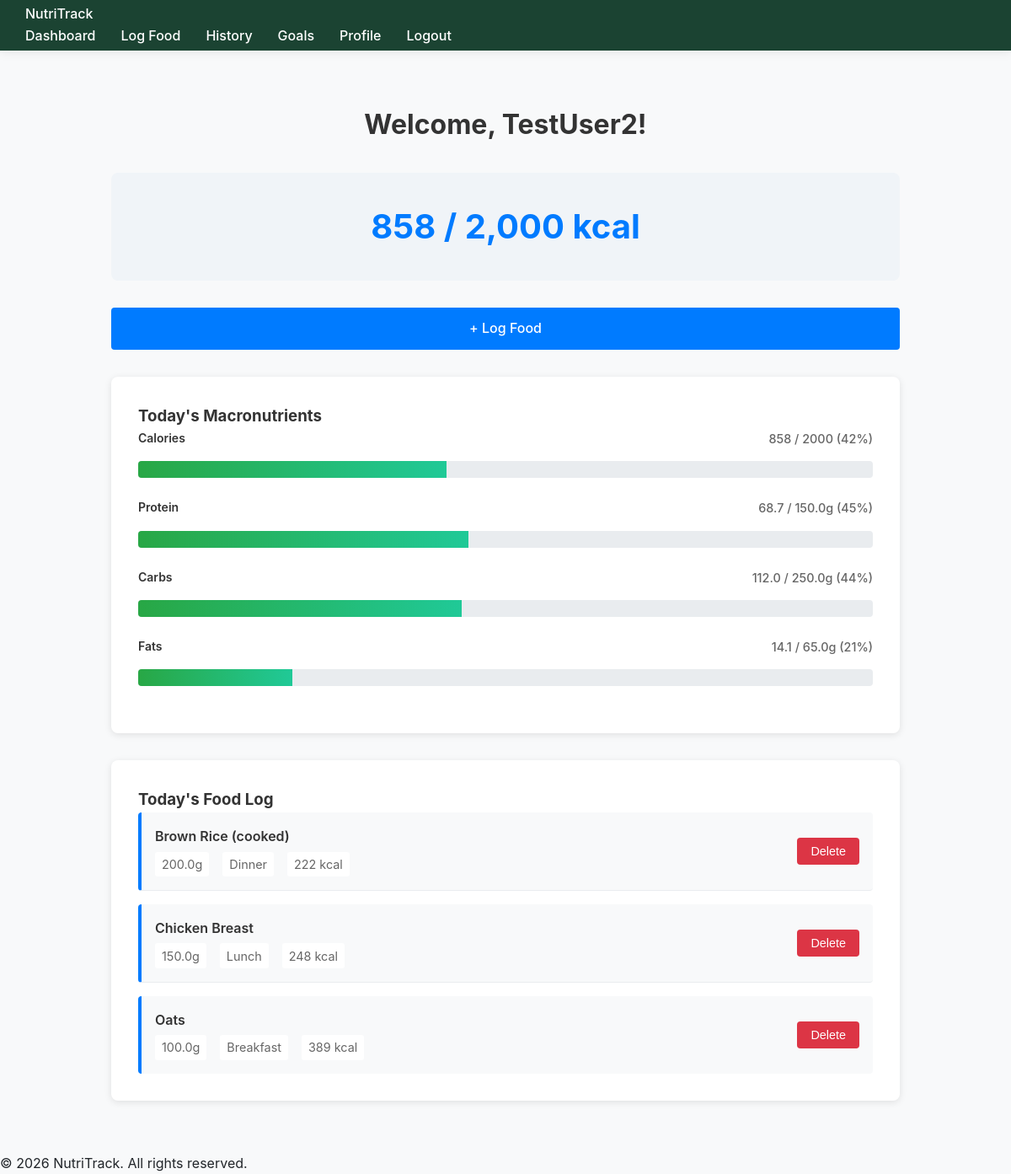
/dashboard (signed in), run on the app's committed database.
### tables this page shows
CREATE TABLE users (
            id INTEGER PRIMARY KEY AUTOINCREMENT,
            username TEXT UNIQUE NOT NULL,
            password_hash TEXT NOT NULL,
            email TEXT UNIQUE NOT NULL,
            created_at TIMESTAMP DEFAULT CURRENT_TIMESTAMP
        );

CREATE TABLE food_log (
            id INTEGER PRIMARY KEY AUTOINCREMENT,
            user_id INTEGER NOT NULL,
            food_id INTEGER NOT NULL,
            quantity_grams REAL NOT NULL,
            meal_type TEXT NOT NULL,
            logged_date DATE NOT NULL DEFAULT CURRENT_DATE,
            FOREIGN KEY (user_id) REFERENCES users(id),
            FOREIGN KEY (food_id) REFERENCES foods(id)
        );

CREATE TABLE foods (
            id INTEGER PRIMARY KEY AUTOINCREMENT,
            name TEXT NOT NULL,
            calories_per_100g REAL NOT NULL,
            protein REAL NOT NULL,
            carbs REAL NOT NULL,
            fats REAL NOT NULL,
            fibre REAL NOT NULL
        );

### app.py (the view)
@app.route('/dashboard')
@login_required
def dashboard():
    connection = get_db_connection()
    cursor = connection.cursor()
    today = date.today()
    cursor.execute('''
        SELECT fl.id, f.name, fl.quantity_grams, fl.meal_type, f.calories_per_100g, f.protein, f.carbs, f.fats
        FROM food_log fl
        JOIN foods f ON fl.food_id = f.id
        WHERE fl.user_id = ? AND fl.logged_date = ?
        ORDER BY fl.id DESC
    ''', (current_user.id, today))
    today_foods = cursor.fetchall()
    total_calories = 0
    total_protein = 0
    total_carbs = 0
    total_fats = 0
    today_food_list = []
    for food in today_foods:
        multiplier = food['quantity_grams'] / 100
        calories = food['calories_per_100g'] * multiplier
        protein = food['protein'] * multiplier
        carbs = food['carbs'] * multiplier
        fats = food['fats'] * multiplier
        total_calories += calories
        total_protein += protein
        total_carbs += carbs
        total_fats += fats
        today_food_list.append({
            'id': food['id'],
            'name': food['name'],
            'quantity_grams': food['quantity_grams'],
            'meal_type': food['meal_type'],
            'calories': round(calories, 1)
        })
    cursor.execute('SELECT daily_calories, daily_protein, daily_carbs, daily_fats FROM goals WHERE user_id = ?', (current_user.id,))
    goals_row = cursor.fetchone()
    connection.close()
    if goals_row:
        goals = {
            'daily_calories': goals_row['daily_calories'],
            'daily_protein': goals_row['daily_protein'],
            'daily_carbs': goals_row['daily_carbs'],
            'daily_fats': goals_row['daily_fats']
        }
    else:
        goals = {
            'daily_calories': 2000,
            'daily_protein': 150,
            'daily_carbs': 250,
            'daily_fats': 65
        }
    progress = {
        'calories': min(int((total_calories / goals['daily_calories']) * 100), 100),
        'protein': min(int((total_protein / goals['daily_protein']) * 100), 100),
        'carbs': min(int((total_carbs / goals['daily_carbs']) * 100), 100),
        'fats': min(int((total_fats / goals['daily_fats']) * 100), 100)
    }
    return render_template('dashboard.html',
                         username=current_user.username,
                         total_calories=round(total_calories, 1),
                         total_protein=round(total_protein, 1),
                         total_carbs=round(total_carbs, 1),
                         total_fats=round(total_fats, 1),
                         goals=goals,
                         progress=progress,
                         today_foods=today_food_list)

### app.py (called while the page is built)
@login_manager.user_loader
def load_user(user_id):
    connection = get_db_connection()
    cursor = connection.cursor()
    cursor.execute('SELECT id, username, email FROM users WHERE id = ?', (user_id,))
    user_data = cursor.fetchone()
    connection.close()
    if user_data:
        return User(user_data['id'], user_data['username'], user_data['email'])
    return None

    @property
    def is_authenticated(self):
        return True

### database.py (called while the page is built)
def get_db_connection():
    connection = sqlite3.connect(DATABASE_PATH)
    connection.row_factory = sqlite3.Row
    return connection

### templates/dashboard.html (shortened to what this page needs)
{% extends "base.html" %}
{% block content %}
<div class="dashboard-container">
    <div class="welcome-section">
        <h1>Welcome, {{ username }}!</h1>
    </div>
    <div class="calories-summary">
        <h2>{{ "{:,.0f}".format(total_calories) }} / {{ "{:,.0f}".format(goals.daily_calories) }} kcal</h2>
    </div>
    <div class="action-buttons">
        <a href="{{ url_for('log_food') }}" class="btn btn-primary btn-large">+ Log Food</a>
    </div>
    <div class="macros-section">
        <h3>Today's Macronutrients</h3>
        <div class="macro-item">
            <div class="macro-header">
                <label>Calories</label>
                <span class="macro-values">{{ "{:.0f}".format(total_calories) }} / {{ "{:.0f}".format(goals.daily_calories) }} ({{ progress.calories }}%)</span>
            </div>
            <div class="progress-bar">
                <div class="progress-fill" style="width: {{ progress.calories }}%"></div>
            </div>
        </div>
        <div class="macro-item">
            <div class="macro-header">
                <label>Protein</label>
                <span class="macro-values">{{ "{:.1f}".format(total_protein) }} / {{ "{:.1f}".format(goals.daily_protein) }}g ({{ progress.protein }}%)</span>
            </div>
            <div class="progress-bar">
                <div class="progress-fill" style="width: {{ progress.protein }}%"></div>
            </div>
        </div>
        <div class="macro-item">
            <div class="macro-header">
                <label>Carbs</label>
                <span class="macro-values">{{ "{:.1f}".format(total_carbs) }} / {{ "{:.1f}".format(goals.daily_carbs) }}g ({{ progress.carbs }}%)</span>
            </div>
            <div class="progress-bar">
                <div class="progress-fill" style="width: {{ progress.carbs }}%"></div>
            </div>
        </div>
        <div class="macro-item">
            <div class="macro-header">
                <label>Fats</label>
                <span class="macro-values">{{ "{:.1f}".format(total_fats) }} / {{ "{:.1f}".format(goals.daily_fats) }}g ({{ progress.fats }}%)</span>
            </div>
            <div class="progress-bar">
                <div class="progress-fill" style="width: {{ progress.fats }}%"></div>
            </div>
        </div>
    </div>
    <div class="food-log-section">
        <h3>Today's Food Log</h3>
        {% if today_foods %}
            <div class="food-list">
                {% for food in today_foods %}
                    <div class="food-item">
                        <div class="food-info">
                            <div class="food-name">{{ food.name }}</div>
                            <div class="food-details">
                                <span class="quantity">{{ food.quantity_grams }}g</span>
                                <span class="meal-type">{{ food.meal_type }}</span>
                                <span class="calories">{{ "{:.0f}".format(food.calories) }} kcal</span>
                            </div>
                        </div>
                        <form method="POST" action="{{ url_for('delete_food_log', entry_id=food.id) }}" class="delete-form">
                            <button type="submit" class="btn btn-danger btn-small" onclick="return confirm('Delete this food entry?')">Delete</button>
                        </form>
                    </div>
                {% endfor %}
            </div>
        {% else %}
            <p class="no-foods">No foods logged today. <a href="{{ url_for('log_food') }}">Log your first meal!</a></p>
        {% endif %}
    </div>
</div>
{% endblock %}

### static/css/style.css (style rules this page uses)
:root { --primary: #2D6A4F; --accent: #52B788; --danger: #E63946; --warning: #F4A261; --bg: #F8F9FA; --card-bg: #FFFFFF; --text: #212529; --text-light: #6C757D; --border-radius: 12px; --shadow: 0 2px 12px rgba(0, 0, 0, 0.08); }
* { margin: 0; padding: 0; box-sizing: border-box; }
body { font-family: -apple-system, BlinkMacSystemFont, 'Segoe UI', Roboto, 'Helvetica Neue', Arial, sans-serif; background-color: var(--bg); color: var(--text); line-height: 1.6; }
.progress-fill { height: 100%; background-color: var(--accent); transition: width 0.4s ease, background-color 0.3s ease; max-width: 100%; }
label { display: block; margin-bottom: 8px; font-weight: 600; color: var(--text); font-size: 14px; }
.btn { display: inline-block; padding: 12px 24px; border: none; border-radius: 8px; font-size: 14px; font-weight: 600; cursor: pointer; transition: all 0.3s ease; text-decoration: none; }
.btn-primary { background-color: var(--primary); color: white; padding: 14px 28px; font-size: 15px; }
.btn-danger { background-color: var(--danger); color: white; }
.btn-large { padding: 16px 32px; font-size: 16px; width: 100%; }
.food-item { display: flex; justify-content: space-between; align-items: center; padding: 15px; border-bottom: 1px solid #E9ECEF; transition: background-color 0.2s ease; }
.food-item:last-child { border-bottom: none; }
.food-info { flex: 1; }
.food-name { font-weight: 600; color: var(--text); margin-bottom: 4px; }
.food-details { font-size: 13px; color: var(--text-light); }

### templates/dashboard.html (style rules this page uses)
.dashboard-container { max-width: 1000px; margin: 0 auto; padding: 2rem; }
.welcome-section { text-align: center; margin-bottom: 2rem; }
.welcome-section h1 { font-size: 2rem; color: #333; }
.calories-summary { text-align: center; background: #f0f4f8; padding: 2rem; border-radius: 8px; margin-bottom: 2rem; }
.calories-summary h2 { font-size: 2.5rem; color: #007bff; margin: 0; }
.action-buttons { text-align: center; margin-bottom: 2rem; }
.btn-large { padding: 1rem 2rem; font-size: 1.1rem; }
.macros-section { background: white; padding: 2rem; border-radius: 8px; box-shadow: 0 2px 8px rgba(0, 0, 0, 0.1); margin-bottom: 2rem; }
.macros-section h3 { margin-top: 0; color: #333; }
.macro-item { margin-bottom: 1.5rem; }
.macro-header { display: flex; justify-content: space-between; margin-bottom: 0.5rem; font-weight: 500; }
.macro-header label { color: #333; }
.macro-values { color: #666; font-size: 0.9rem; }
.progress-bar { height: 20px; background: #e9ecef; border-radius: 4px; overflow: hidden; }
.progress-fill { height: 100%; background: linear-gradient(90deg, #28a745, #20c997); transition: width 0.3s ease; }
.food-log-section { background: white; padding: 2rem; border-radius: 8px; box-shadow: 0 2px 8px rgba(0, 0, 0, 0.1); }
.food-log-section h3 { margin-top: 0; color: #333; }
.food-list { display: flex; flex-direction: column; gap: 1rem; }
.food-item { display: flex; justify-content: space-between; align-items: center; padding: 1rem; background: #f8f9fa; border-radius: 4px; border-left: 4px solid #007bff; }
.food-info { flex: 1; }
.food-name { font-weight: 600; color: #333; margin-bottom: 0.3rem; }
.food-details { display: flex; gap: 1rem; font-size: 0.9rem; color: #666; }
.food-details span { background: white; padding: 0.2rem 0.5rem; border-radius: 3px; }
.delete-form { margin-left: 1rem; }
.btn { display: inline-block; padding: 0.75rem 1.5rem; border-radius: 4px; text-decoration: none; font-weight: 500; transition: all 0.3s ease; border: none; cursor: pointer; font-size: 1rem; }
.btn-primary { background: #007bff; color: white; }
.btn-danger { background: #dc3545; color: white; }
.btn-small { padding: 0.5rem 1rem; font-size: 0.9rem; }

### data on the page
users: username "TestUser2"
food_log: name "Brown Rice (cooked)", quantity_grams "200.0", meal_type "Dinner", calories "222"
food_log: name "Chicken Breast", quantity_grams "150.0", meal_type "Lunch", calories "248"
food_log: name "Oats", quantity_grams "100.0", meal_type "Breakfast", calories "389"

### other printed values
{{ "{:,.0f}".format(total_calories) }} "858"
{{ "{:,.0f}".format(goals.daily_calories) }} "2,000"
{{ "{:.0f}".format(total_calories) }} "858"
{{ "{:.0f}".format(goals.daily_calories) }} "2000"
{{ progress.calories }} "42"
{{ "{:.1f}".format(total_protein) }} "68.7"
{{ "{:.1f}".format(goals.daily_protein) }} "150.0"
{{ progress.protein }} "45"
{{ "{:.1f}".format(total_carbs) }} "112.0"
{{ "{:.1f}".format(goals.daily_carbs) }} "250.0"
{{ progress.carbs }} "44"
{{ "{:.1f}".format(total_fats) }} "14.1"
{{ "{:.1f}".format(goals.daily_fats) }} "65.0"
{{ progress.fats }} "21"
